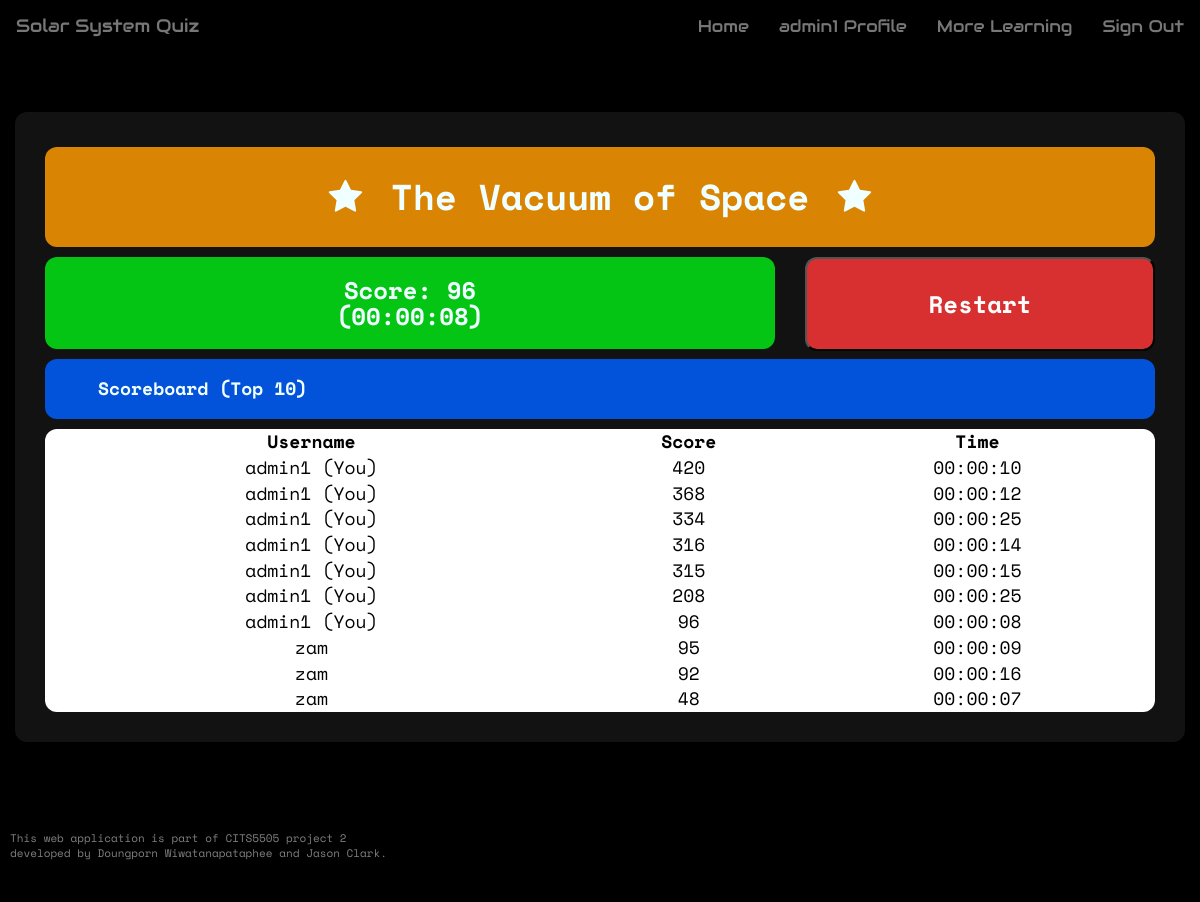
The app's page /result (signed in), older data.
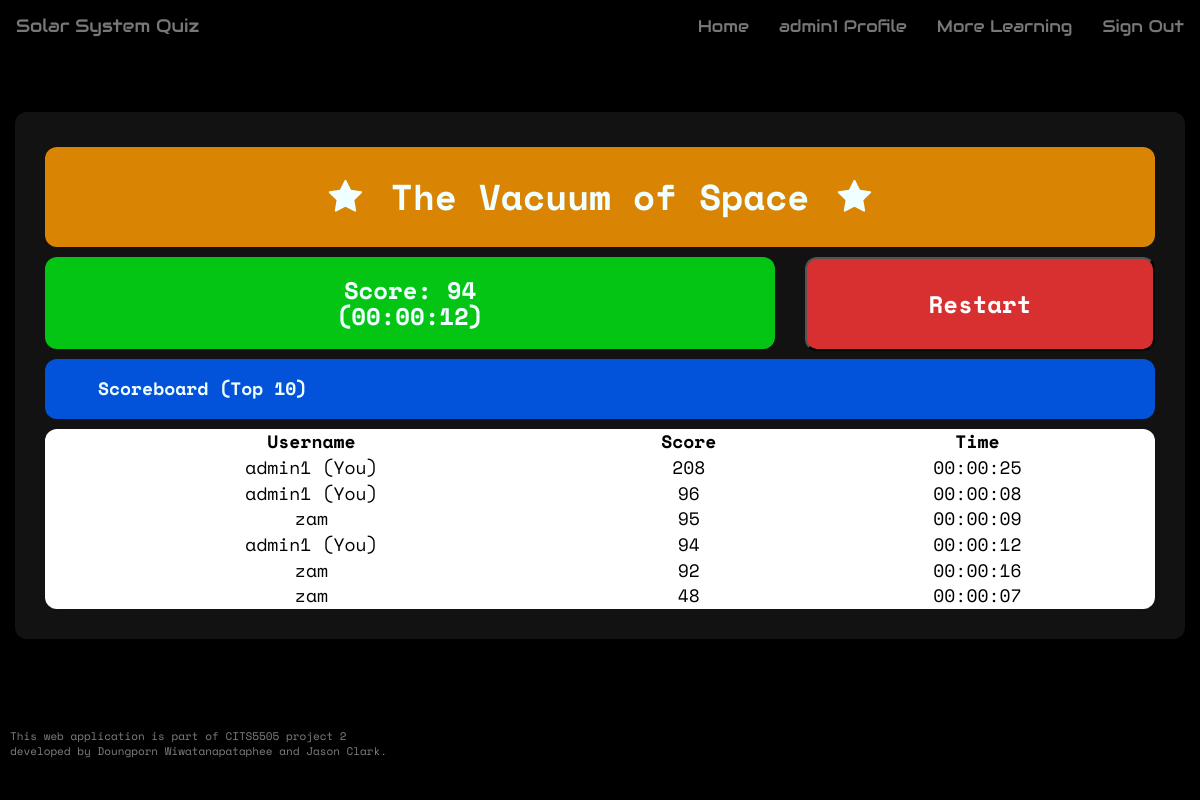
The same page, newer data.
### app/models.py (models this page shows, shortened)
class User(UserMixin, db.Model):
    __tablename__ = 'user_table'
    id = db.Column(db.Integer, primary_key=True)
    username = db.Column(db.String(64), index=True, unique=True)
    user_type = db.Column(db.String(64))
    email = db.Column(db.String(120), index=True, unique=True)
    password_hash = db.Column(db.String(128))
    posts = db.relationship('Post', backref='author', lazy='dynamic')
    about_me = db.Column(db.String(140))
    last_seen = db.Column(db.DateTime, default=datetime.utcnow)
    score_child = db.relationship("Score", backref = 'user_parent')
    quiz_unlocked = db.Column(db.Integer, default=0)

class QuestionSet(db.Model):
    __tablename__ = 'questionset'
    id = db.Column(db.Integer, primary_key = True)
    name = db.Column(db.String(64))
    module = db.Column(db.String(64))
    number_of_questions = db.Column(db.Integer)
    child = db.relationship("CurrentQuestion")
    score_child = db.relationship('Score', backref= 'questionset_parent')

class Score(db.Model):
    __tablename__ = 'score'
    id = db.Column(db.Integer, primary_key = True)
    user_id = db.Column(db.Integer, db.ForeignKey('user_table.id'))
    questionset_id = db.Column(db.Integer, db.ForeignKey('questionset.id'))
    score = db.Column(db.Integer)
    time_taken = db.Column(db.Time)

### app/routes.py (the view)
@app.route('/result', methods=['GET'])
def result():
    latest_score = Score.query.filter_by(user_id=current_user.id).all()[-1]
    latest_module_id = latest_score.questionset_id
    latest_module = latest_score.questionset_parent.name
    latest_time_taken = latest_score.time_taken
    scoreSorted = Score.query.filter_by(questionset_id=latest_module_id).order_by(Score.score.desc()).all()
    return render_template('result.html', latestScore=latest_score, scoreSorted=scoreSorted, moduleName=latest_module, timeTaken=latest_time_taken)

### app/models.py (called while the page is built)
@login.user_loader
def load_user(id):
    return User.query.get(int(id))

### app/routes.py (called while the page is built)
@app.before_request
def before_request():
    from_zone = tz.tzutc()
    to_zone = tz.tzlocal()
    utc = datetime.utcnow()
    utc = utc.replace(tzinfo=from_zone)
    central = utc.astimezone(to_zone)   # convert to local timezone
    if current_user.is_authenticated:
        current_user.last_seen = central
        db.session.commit()

### app/templates/result.html (shortened to what this page needs)
{% extends 'base.html' %}
{% block body %}
<div class="container result-container">
    <h2 class="result-module"><i class="fa fa-star fa-fw"></i>&nbsp;{{ moduleName }}&nbsp;<i class="fa fa-star fa-fw"></i></h2>
    <div class="row">
        <div class="col-xs-8">
            <h3 class="result-score">Score: {{ latestScore.score }} <br> ({{ timeTaken }})</h3>
        </div>
        <div class="col-xs-4">
            <a href='/'><button class="restart-button">Restart</button></a>
        </div>
    </div>
    <h2 class="result-scoreboard">&nbsp;&nbsp; Scoreboard (Top 10)</h2>
    <table class="result-table">
        <thead>
            <tr>
                <th>Username</th>
                <th>Score</th>
                <th>Time</th>
            </tr>
        </thead>
        <tbody>
        {% for score in scoreSorted %}
        {%  if loop.index <= 10  %}
            <tr>
                {% if current_user.id == score.user_parent.id %}
                <td>{{ score.user_parent.username }} (You)</td>
                {% else %}
                <td>{{ score.user_parent.username }}</td>
                {% endif %}
                <td>{{ score.score }}</td>
                <td>{{ score.time_taken }}</td>
            </tr>
        {% endif %}
        {% endfor %}
        </tbody>
    </table>
</div>
{% endblock %}

### app/templates/base.html (shortened to what this page needs)
<!DOCTYPE html>
<html lang="en">
<head>
    <link rel="stylesheet" href="https://maxcdn.bootstrapcdn.com/bootstrap/3.4.1/css/bootstrap.min.css">
    <link rel="stylesheet" type="text/css" href="{{ url_for('static', filename='css/theme.css') }}">
    <link rel="stylesheet" href="https://cdnjs.cloudflare.com/ajax/libs/font-awesome/4.7.0/css/font-awesome.min.css">
</head>
<body>
    {% block navbar %}
    <nav class="navbar navbar-default">
            <div class="navbar-header">
                <a class="navbar-brand" href="{{ url_for('home') }}">Solar System Quiz</a>
            </div>
            <div class="collapse navbar-collapse" id="bs-example-navbar-collapse-1">
                <ul class="nav navbar-nav navbar-right">
                    {% if current_user.is_authenticated %}
                    <li><a href="{{ url_for('home') }}">Home</a></li>
                    <li><a href="{{ url_for('user_profile', username=current_user.username) }}">{{ current_user.username }} Profile</a></li>
                    <li><a href="{{ url_for('more_learning') }}">More Learning</a></li>
                    <li><a href="{{ url_for('logout') }}">Sign Out</a></li>
                    {% else %}
                    <li><a href="{{ url_for('home') }}">Home</a></li>
                    <li><a href="{{ url_for('login') }}">Login</a></li>
                    <li><a href="{{ url_for('register') }}">Register</a></li>
                    <li><a href="{{ url_for('more_learning') }}">More Learning</a></li>
                    {% endif %}
                </ul>
            </div>
    </nav>
    {% endblock %}
    <div class="points-container">
    </div>
    {% block body %}{% endblock %}
    <footer>
        <p>This web application is part of CITS5505 project 2 <br>
           developed by Doungporn Wiwatanapataphee and Jason Clark.</p>
    </footer>
</body>
</html>

### app/static/css/theme.css (style rules this page uses)
* { box-sizing: border-box; }
body { font-family: 'Space Mono', monospace; background-color: black; color: azure; padding-bottom: 60px; margin-bottom: 100px; }
html { scroll-behavior: smooth; }
.navbar { font-family: 'Audiowide', cursive; background-color: black; border-color: black; top: 0; }
.nav a { font-size: 1.2em !important; }
.points-container { padding: 20px; display: flex; margin: 0 auto; text-align: center; }
.result-container { background-color: #121212; border-radius: 12px; padding: 15px 30px 30px 30px; }
.result-module { background-color: #da8403; border-radius: 12px; padding: 30px; text-align: center; font-weight: bold; font-size: 36px; }
.result-score { background-color: #03da15e5; border-radius: 12px; padding: 20px; text-align: center; font-weight: bold; font-size: 24px; margin-top: 0; }
.restart-button { color: #ffffff; background-color: #d83030; border-radius: 12px; padding: 28px; text-align: center; font-weight: bold; font-size: 24px; filter: brightness(1); width: 100%; }
.result-scoreboard { margin-top: 0; background-color: #0352da; border-radius: 12px; padding: 20px; font-weight: bold; font-size: 18px; }
.result-table { width: 100%; font-size: 18px; padding: 20px; border-collapse: collapse; border-spacing: 10px; text-align: center; background-color: #ffffff; color: black; border-radius: 12px; }
.result-table th { text-align: center; }
footer { position: fixed; font-size: 11px; background: black; color:grey; padding: 3rem 1rem; bottom: 0; left: 0; width: 100%; }

Row changes from the older to the newer data that the page shows:
removed Score: user_parent.username "admin1", score "420", time_taken "00:00:10"
removed Score: user_parent.username "admin1", score "368", time_taken "00:00:12"
removed Score: user_parent.username "admin1", score "334", time_taken "00:00:25"
removed Score: user_parent.username "admin1", score "316", time_taken "00:00:14"
removed Score: user_parent.username "admin1", score "315", time_taken "00:00:15"
added Score: score "94", time_taken "00:00:12", user_parent.username "admin1"
Text that changed along with them:
{{ latestScore.score }}: "96" → "94"
{{ timeTaken }}: "00:00:08" → "00:00:12"
